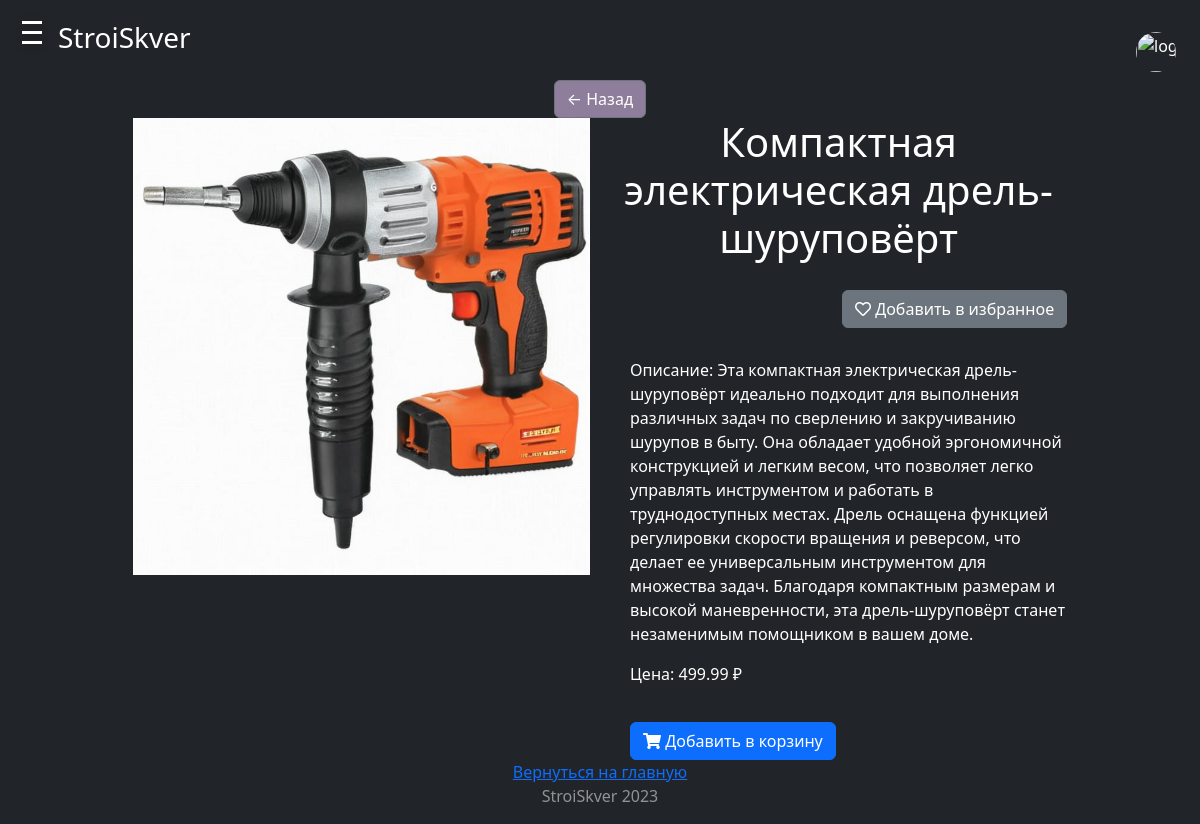
The page /buildingmaterials/product/1/kompaktnaya-elektricheskaya-drel-shurupovertyor/ (signed in) on the database its author committed.
### Buildingmaterials/models.py (models this page shows, shortened)
class Product(models.Model):
    id = models.AutoField(primary_key=True)
    category = models.ForeignKey(Category, related_name='products', on_delete=models.CASCADE)
    name = models.CharField(max_length=200, db_index=True)
    slug = models.SlugField(max_length=200, db_index=True)
    image = models.ImageField(upload_to='images/', blank=True)
    description = models.TextField(blank=True)
    price = models.DecimalField(max_digits=10, decimal_places=2)
    class Meta:
        ordering = ('name',)
        index_together = (('id', 'slug'),)

### Buildingmaterials/views.py (the view)
# urls.py: path('product/<int:id>/<slug:slug>/', views.product_detail, name='product_detail'),
def product_detail(request, id, slug):
    product = get_object_or_404(Product, id=id, slug=slug)
    return render(request, 'product_detail.html', {'product': product})

### Buildingmaterials/templates/Buildingmaterials/product_detail.html (shortened to what this page needs)
{% extends 'Core/base.html' %}
{% load static %}
{% block content %}
<a href="{% url 'materials' %}" class="btn btn-secondary" style="background-color: #8e7e9b;">
    <span class="arrow">&larr;</span> Назад
</a>
<div class="product-details-container">
  <div class="product-details-left">
    <img style="width: 100%;" src="{{ product.image.url }}" class="card-img-top imageproduct" alt="{{ product.name }}">
  </div>
  <div class="product-details-right">
    <h1>{{ product.name }}</h1>
    <div class="product-actions">
      <button class="btn btn-secondary wishlist-button">
        <i class="far fa-heart"></i> Добавить в избранное
      </button>
    </div>
    <p style="margin-top: 20px;">Описание: {{ product.description }}</p>
    <p>Цена: {{ product.price }} ₽</p>
    <div class="product-actions">
      <button class="btn btn-primary cart-button">
        <i class="fas fa-shopping-cart"></i> Добавить в корзину
      </button>
    </div>
  </div>
</div>
<a href="{% url 'home' %}">Вернуться на главную</a>
{% endblock %}

### Buildingmaterials/templates/Buildingmaterials/product_detail.html (style rules this page uses)
.product-details-container { width: 80%; margin: 0 auto; display: flex; }
.product-details-left { flex: 1; }
.product-details-right { flex: 1; margin-left: 20px; display: flex; flex-direction: column; }
.product-actions { display: flex; flex-direction: column; margin-top: 20px; }
.wishlist-button { align-self: flex-end; margin-bottom: 10px; }
.cart-button { align-self: flex-start; margin-left: 20px; }
.product-details-right p { text-align: left; padding-left: 20px; }

### rows shown on the page
Product: image (picture), name "Компактная электрическая дрель-шуруповёрт", description "Эта компактная электрическая дрель-шуруповёрт идеально подходит для выполнения различных задач по сверлению и закручиванию шурупов в быту. Она обладает удобной эргономичной конструкцией и легким весом, что позволяет легко управлять инструментом и работать в труднодоступных местах. Дрель оснащена функцией регулировки скорости вращения и реверсом, что делает ее универсальным инструментом для множества задач. Благодаря компактным размерам и высокой маневренности, эта дрель-шуруповёрт станет незаменимым помощником в вашем доме.", price "499.99"
